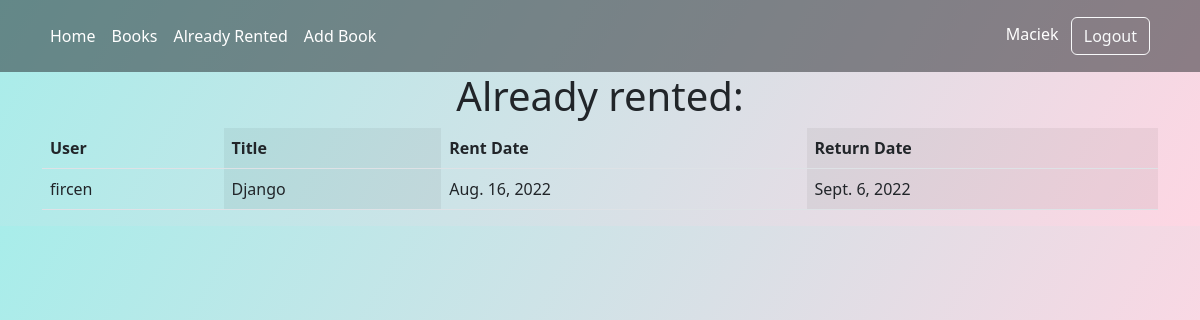
Page /rented (signed in) on the earlier database version.
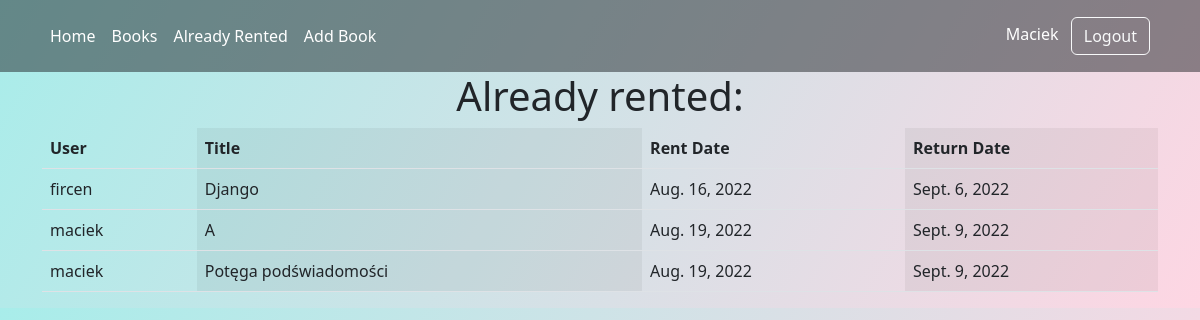
Same page on the later database version.
### base/models.py (models this page shows, shortened)
class Rents(models.Model):
    user = models.ForeignKey(User, on_delete=models.CASCADE)
    rent_date = models.DateField(auto_now_add=True)
    return_date = models.DateField()
    book = models.ForeignKey(Book, on_delete=models.CASCADE)

class Book(models.Model):
    title = models.CharField(max_length=100)
    author = models.CharField(max_length=100)
    publish_year = models.CharField(max_length=30)
    publisher = models.CharField(max_length=100)
    descritpion = models.CharField(max_length=600)
    free = models.BooleanField(null=True, default='True')
    cover = models.ImageField(blank=True, null=True)

### base/views.py (the view)
# urls.py: path('rented', views.rented, name='rented')
@login_required(login_url='/login')
def rented(request):
    Rent = Rents.objects.all()
    return render(request, 'base/rented.html', {'rents': Rent})

### base/templates/base/rented.html
{%extends 'base.html'%}
{% block content %}
<div class="container">
    <div class="d-flex align-items-center justify-content-center ">
        <h1>Already rented:</h1>
    </div>
    <table class="table table-striped-columns">
        <thead>
            <tr>
                <th scope="col">User</th>
                <th scope="col">Title</th>
                <th scope="col">Rent Date</th>
                <th scope="col">Return Date</th>
            </tr>
        </thead>
        <tbody>
            {% for rent in rents %}
            <tr>
                <td>{{rent.user.username}}</td>
                <td>{{rent.book.title}}</td>
                <td>{{rent.rent_date}}</td>
                <td>{{rent.return_date}}</td>
            </tr>
            {% endfor %}
        </tbody>
    </table>
</div>
{% endblock content %}

Differences in the rows shown:
added Rents: user.username "maciek", book "A", rent_date "Aug. 19, 2022", return_date "Sept. 9, 2022"
added Rents: user.username "maciek", book "Potęga podświadomości", rent_date "Aug. 19, 2022", return_date "Sept. 9, 2022"
